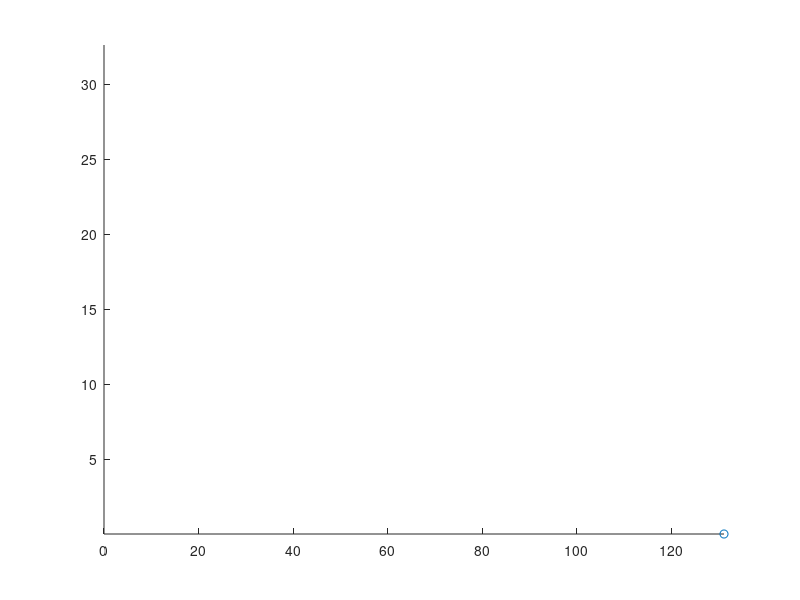

Recreate this plot in MATLAB.
% Animate the flight of a baseball.

function baseball_anim()
    P = [0; 1];       % initial position in m
    V = [40; 30];     % initial velocity in m/s
    W = [P; V];       % initial condition
    rate_func(0, W)

    tspan = 0:0.1:10;
    options = odeset('Events', @event_func);
    [T, M] = ode45(@rate_func, tspan, W, options);

    animate(T, M)
end

function animate(T,M)
    X = M(:,1);
    Y = M(:,2);

    minmax = [min([X]), max([X]), min([Y]), max([Y])];

    for i=1:length(T)
        clf; hold on
        axis(minmax);
        plot(X(i), Y(i), 'o')
        drawnow;

        if i < length(T)
            dt = T(i+1) - T(i);
            pause(dt);
        end
    end
end

function res = rate_func(t, W)
    P = W(1:2);
    V = W(3:4);

    dPdt = V;
    dVdt = acceleration(t, P, V);

    res = [dPdt; dVdt];
end

function res = acceleration(t, P, V)
    g = 9.8;                       % acceleration of gravity in m/s^2
    a_gravity = [0; -g];

    m = 0.145;                     % mass in kilograms
    a_drag = drag_force(V) / m;
    res = a_gravity + a_drag;
end

function res = drag_force(V)
    C_d = 0.3;      % dimensionless
    rho = 1.3;      % kg / m^3
    A = 0.0042;     % m^2
    v = norm(V);    % m/s

    res = - 1/2 * C_d * rho * A * v * V;
end

function [value, isterminal, direction] = event_func(t, W)
    value = W(2);
    isterminal = 1;
    direction = -1;
end
